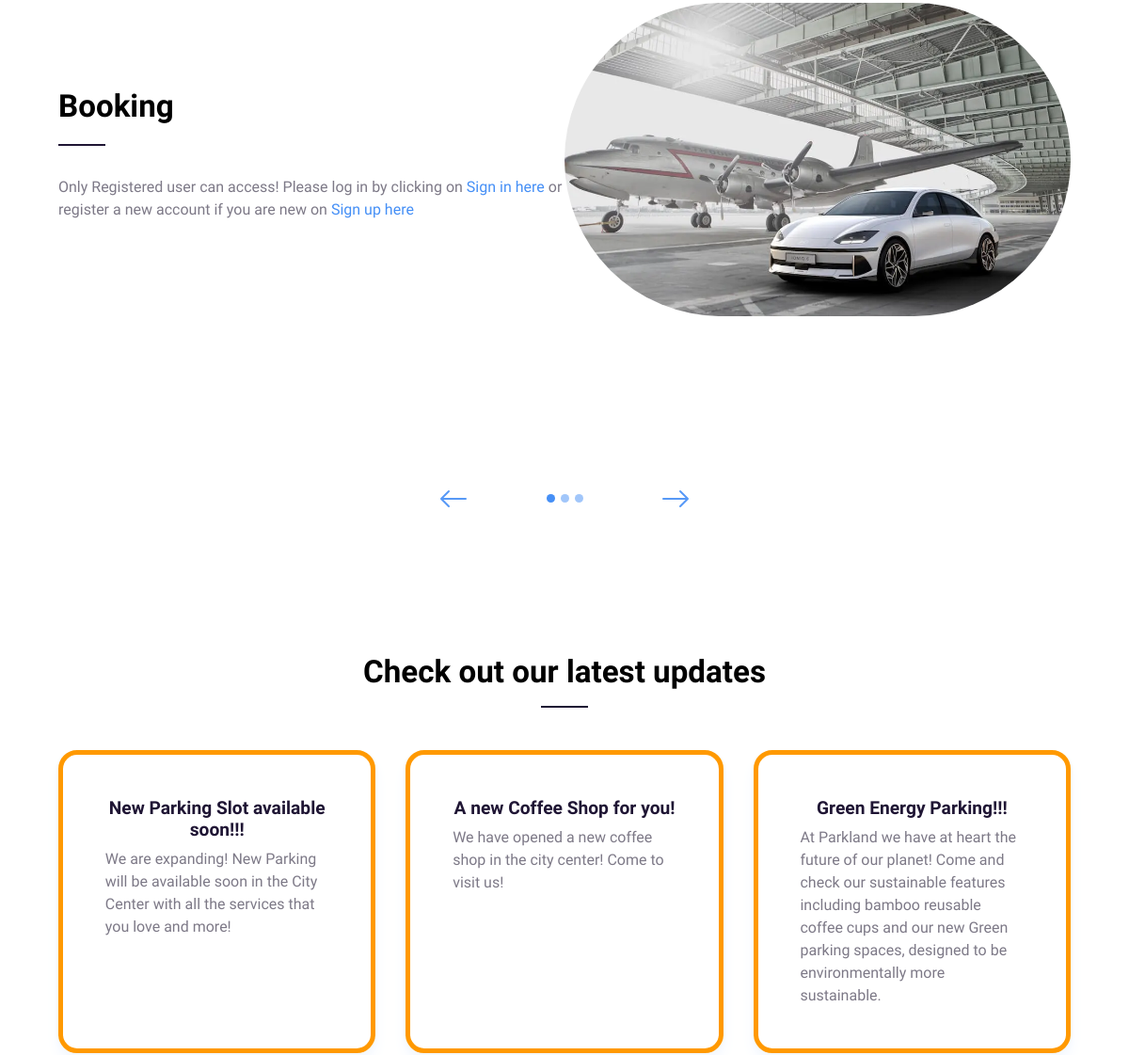
The app's page / (middle part), older data.
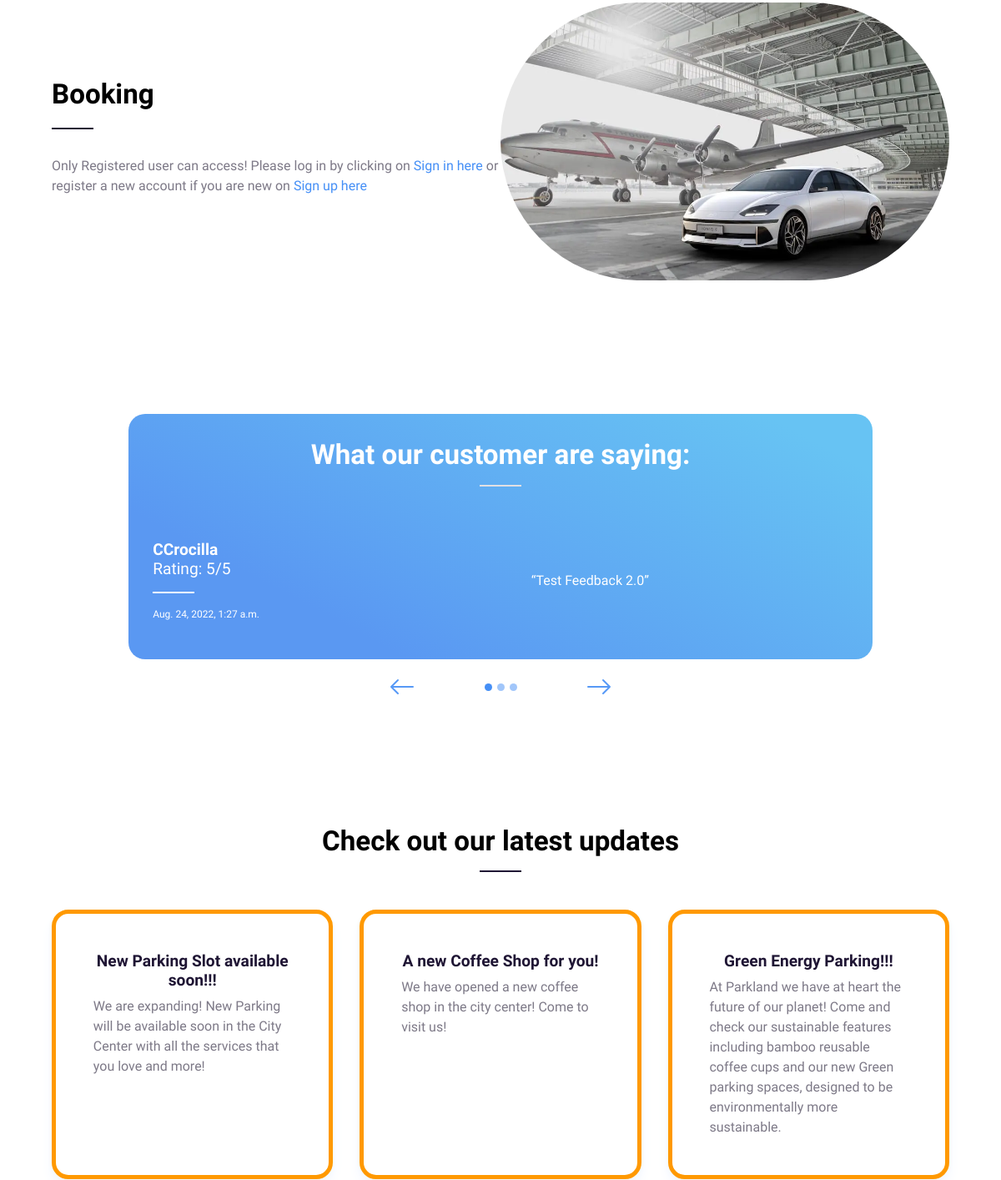
The same page, newer data.
### car_park/models.py (models this page shows, shortened)
class Feedback(models.Model):
    created_by = models.ForeignKey(
        User,
        null=True,
        blank=True,
        on_delete=models.CASCADE,
        related_name="feedbacks",
        default=User
        )
    created_date = models.DateTimeField(auto_now_add=True)
    booking = models.ForeignKey(
        Booking,
        null=True,
        on_delete=models.CASCADE,
        related_name="feedbacks"
        )
    title = models.CharField(max_length=100)
    rating_stars = models.IntegerField(null=True, blank=False)
    comment = models.TextField(max_length=650, blank=False, null=False)
    class Meta:
        ordering = ['created_date']

### car_park/views.py (the view)
# urls.py: path('', HomeView.as_view(), name='homepage'),
class HomeView(ListView):
    model = Feedback
    queryset = Feedback.objects.filter().order_by('-created_date')[:3]
    template_name = 'index.html'

### templates/index.html (shortened to what the changed rows need)
{% extends 'base.html' %}
{% load static %}
{% block content %}
<section class="py-4 py-md-6 py-lg-7">
    <div class="container">
        <div class="row g-xl-0 align-items-center">
            <div class="col-md-6 text-center text-md-start order-md-0">
                {% if user.is_authenticated %}
                <h2 class="fw-bold lh-base">Booking</h2>
                <hr class="text-dark mx-auto mx-md-0" style="height:2px;width:50px" />
                <p class="pt-3">The best booking service just for you! </p>
                <div class="py-3">
                    <a class="btn btn-lg btn-minwidth btn-outline-warning rounded-pill" href="{% url 'searchparking' %}"
                        aria-label="Booking">Booking!</a>
                </div>
                {% else %}
                <h2 class="fw-bold lh-base">Booking</h2>
                {% endif %}
            </div>
        </div>
    </div>
</section>
<section class="py-4 py-md-6 py-lg-7" id="feedback">
    <div class="container">
        <div class="carousel slide" id="carouselExampleDark" data-bs-ride="carousel">
            <div class="carousel-inner">
                {% for feedback in feedback_list %}
                <div class="carousel-item {% if forloop.counter == 1 %}active{% endif %}" data-bs-interval="10000">
                    <div class="row h-100">
                        <div class="col-10 offset-1">
                            <div class="card text-white bg-primary-gradient rounded-3">
                                <div class="card-body p-4 p-md-4">
                                    <h2 class="fw-bold text-white text-center">What our customer are saying:</h2>
                                    <hr class="mx-auto" style="height:2px;width:50px" />
                                    <div class="d-md-flex align-items-md-center mt-5 text-center text-md-start">
                                        <div class="w-md-25 my-3">
                                            <h5 class="fw-bold text-white mb-0">
                                                {{ feedback.created_by }}
                                            </h5>
                                            <h5 class="fw-medium text-white mb-0">Rating:
                                                {{ feedback.rating_stars }}/5
                                            </h5>
                                            <hr class="text-white mx-auto mx-md-0" style="height:2px;width:50px" />
                                            <p class="fw-normal mb-0 small">{{ feedback.created_date }}</p>
                                        </div>
                                        <div class="w-md-100 text-center">
                                            <p class="card-text ms-md-5">“{{ feedback.comment }}”
                                            </p>
                                        </div>
                                    </div>
                                </div>
                            </div>
                        </div>
                    </div>
                </div>
                {% endfor %}
            </div>
        </div>
    </div>
</section>
<section class="py-4 py-md-6 py-lg-7">
    <div class="container-lg">
        <div class="row flex-center">
            <div class="col-auto text-center">
                <h2 class="fw-bold">Check out our latest updates</h2>
            </div>
        </div>
    </div>
</section>
{% endblock %}

Row changes from the older to the newer data that the page shows:
added Feedback: created_by "CCrocilla", rating_stars "5", created_date "Aug. 24, 2022, 1:27 a.m.", comment "Test Feedback 2.0"
